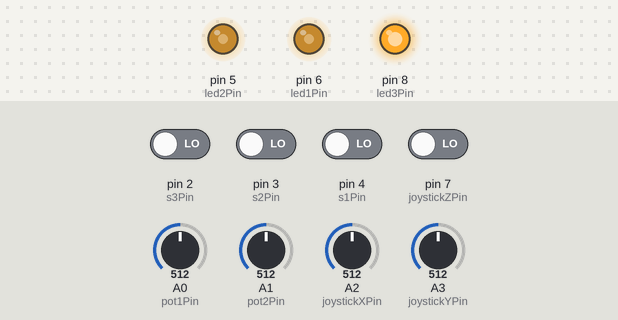
This sketch was run on a simulated Arduino Uno, built with avr-gcc and run on an emulated ATmega328P. Shown: output pins drawn as LEDs (lit = HIGH). The inputs (shaded band) are chosen by the test bench; at power-on: pin 2 (s3Pin), pin 3 (s2Pin), pin 4 (s1Pin), pin 7 (joystickZPin) LOW, A0 (pot1Pin) = 512, A1 (pot2Pin) = 512, A2 (joystickXPin) = 512, A3 (joystickYPin) = 512. No radio packets arrive unless stated.

Above: at 1.8 s.
1.9 s: A0 (pot1Pin) set to 716
At 2.7 s:
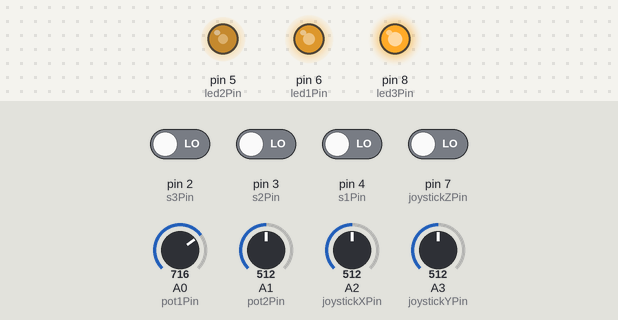
3.4 s: A1 (pot2Pin) set to 716
At 3.9 s:
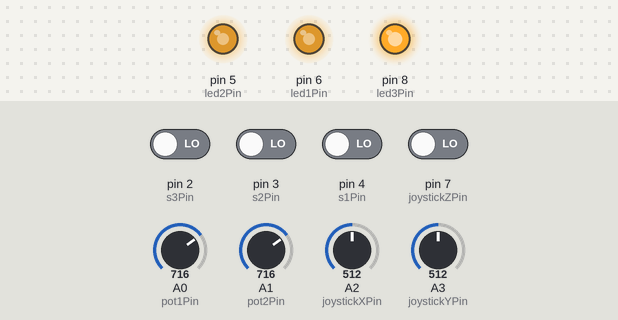
4.9 s: A0 (pot1Pin) set to 992
At 6.1 s:
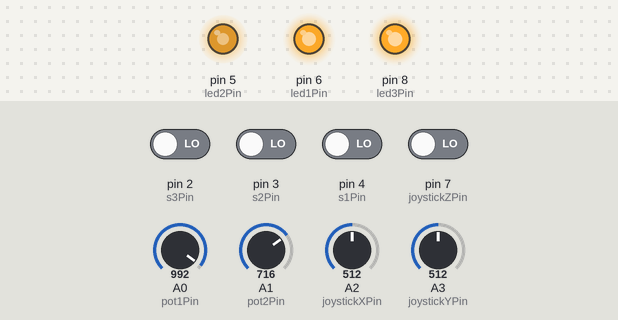
6.4 s: A1 (pot2Pin) set to 992
At 7.4 s:
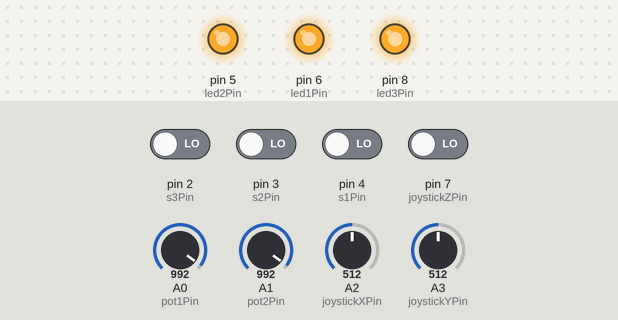
7.9 s: A0 (pot1Pin) set to 306
At 8.6 s:
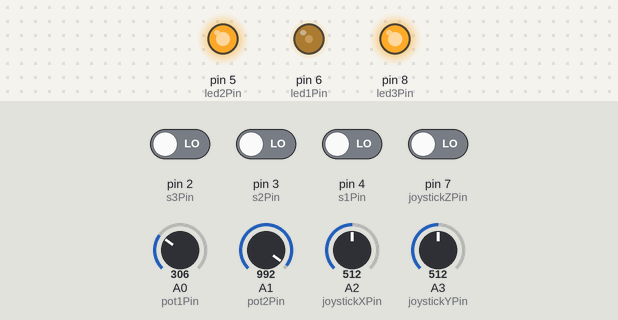
9.4 s: A1 (pot2Pin) set to 30
At 9.8 s:
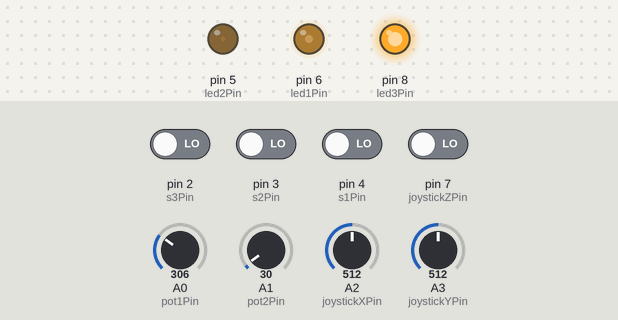
Timing chart, 0 to 11.9 s (numbered marks = the images above; inputs shaded):
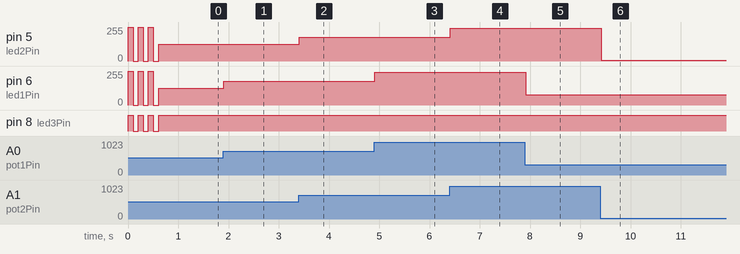

Measured:
- after the input at 1.9 s, pin 6 (led1Pin): 127/255 → 178/255 at once
- after the input at 3.4 s, pin 5 (led2Pin): 127/255 → 178/255 at once
- after the input at 4.9 s, pin 6 (led1Pin): 178/255 → 247/255 at once
- after the input at 6.4 s, pin 5 (led2Pin): 178/255 → 247/255 at once
- after the input at 7.9 s, pin 6 (led1Pin): 247/255 → 76/255 at once
- after the input at 9.4 s, pin 5 (led2Pin): 247/255 → 7/255 at once
- by itself, pin 5 (led2Pin), pin 6 (led1Pin): repeats every 0.20 s: 255/255 0.10 s, 0/255 0.10 s, until it stays 127/255 from 0.6 s
- by itself, pin 8 (led3Pin): alternates HIGH for 0.10 s and LOW for 0.10 s, 6 changes in all, then stays HIGH

The sketch:

Remote_Controller_MAE-F25.ino
```cpp
// -------------------- Libraries --------------------
#include <SPI.h>
#include "RF24.h"

// -------------------- NRF24L01 Configuration --------------------
RF24 radio(9, 10);                      // CE, CSN pins for the NRF24L01

// Each team should choose a unique address string.
// Example: "TM0xx" where xx = team number (e.g., TM001, TM014)
const byte addresses[6] = "TM013";       // Address must match receiver

// Each team should choose a unique channel between 20 and 127.
// Formula suggestion: (TeamNumber * 5) + 15
const int RF24channel = 80;              // Must match receiver

// Array to hold 8 data values (2 pots, 2 joystick axes, 4 switches)
int dataWrite[8];

// -------------------- Pin Assignments --------------------
const int pot1Pin = A0;          // POT1
const int pot2Pin = A1;          // POT2
const int joystickXPin = A2;     // Joystick X-axis
const int joystickYPin = A3;     // Joystick Y-axis
const int joystickZPin = 7;      // Joystick button (Z)
const int s1Pin = 4;             // Switch 1
const int s2Pin = 3;             // Switch 2
const int s3Pin = 2;             // Switch 3
const int led1Pin = 6;           // LED1 (next to POT1)
const int led2Pin = 5;           // LED2 (next to POT2)
const int led3Pin = 8;           // LED3 (next to NRF24L01)

// -------------------- Setup --------------------
void setup() {
  // Initialize NRF24L01
  radio.begin();
  radio.setPALevel(RF24_PA_MAX);      // Maximum power level
  radio.setDataRate(RF24_1MBPS);      // Data rate through the air
  radio.setRetries(10, 15);           // Retry delay and count
  radio.openWritingPipe(addresses);   // Open writing pipe
  radio.openReadingPipe(1, addresses);// Open reading pipe
  radio.setChannel(RF24channel);      // Set channel
  radio.stopListening();              // Transmitter mode

  // Configure input pins
  pinMode(joystickZPin, INPUT);
  pinMode(s1Pin, INPUT);
  pinMode(s2Pin, INPUT);
  pinMode(s3Pin, INPUT);

  // Configure output pins
  pinMode(led1Pin, OUTPUT);
  pinMode(led2Pin, OUTPUT);
  pinMode(led3Pin, OUTPUT);

  // Startup LED flash to confirm system init
  for (int i = 0; i < 3; i++) {
    digitalWrite(led1Pin, HIGH);
    digitalWrite(led2Pin, HIGH);
    digitalWrite(led3Pin, HIGH);
    delay(100);
    digitalWrite(led1Pin, LOW);
    digitalWrite(led2Pin, LOW);
    digitalWrite(led3Pin, LOW);
    delay(100);
  }
}

// -------------------- Main Loop --------------------
void loop() {
  // Read analog and digital inputs
  dataWrite[0] = analogRead(pot1Pin);       // Potentiometer 1
  dataWrite[1] = analogRead(pot2Pin);       // Potentiometer 2
  dataWrite[2] = analogRead(joystickXPin);  // Joystick X-axis
  dataWrite[3] = analogRead(joystickYPin);  // Joystick Y-axis
  dataWrite[4] = digitalRead(joystickZPin); // Joystick button
  dataWrite[5] = digitalRead(s1Pin);        // Switch 1
  dataWrite[6] = digitalRead(s2Pin);        // Switch 2
  dataWrite[7] = digitalRead(s3Pin);        // Switch 3

  // Attempt to send data packet
  if (radio.write(&dataWrite, sizeof(dataWrite))) {
    digitalWrite(led3Pin, HIGH);   // Transmission successful
  } else {
    digitalWrite(led3Pin, LOW);    // Transmission failed
    reinitRadio();                 // Reinitialize radio connection
  }

  // LED feedback for potentiometers
  analogWrite(led1Pin, map(dataWrite[0], 0, 1023, 0, 255));
  analogWrite(led2Pin, map(dataWrite[1], 0, 1023, 0, 255));

  delay(20); // 50Hz update rate (every 20ms)
}

// -------------------- Helper Functions --------------------
void reinitRadio() {
  // Reinitialize RF24 in case of connection loss
  radio.begin();
  radio.setPALevel(RF24_PA_MAX);
  radio.setDataRate(RF24_1MBPS);
  radio.setRetries(10, 15);
  radio.openWritingPipe(addresses);
  radio.openReadingPipe(1, addresses);
  radio.setChannel(RF24channel);
  radio.stopListening();
}
```
